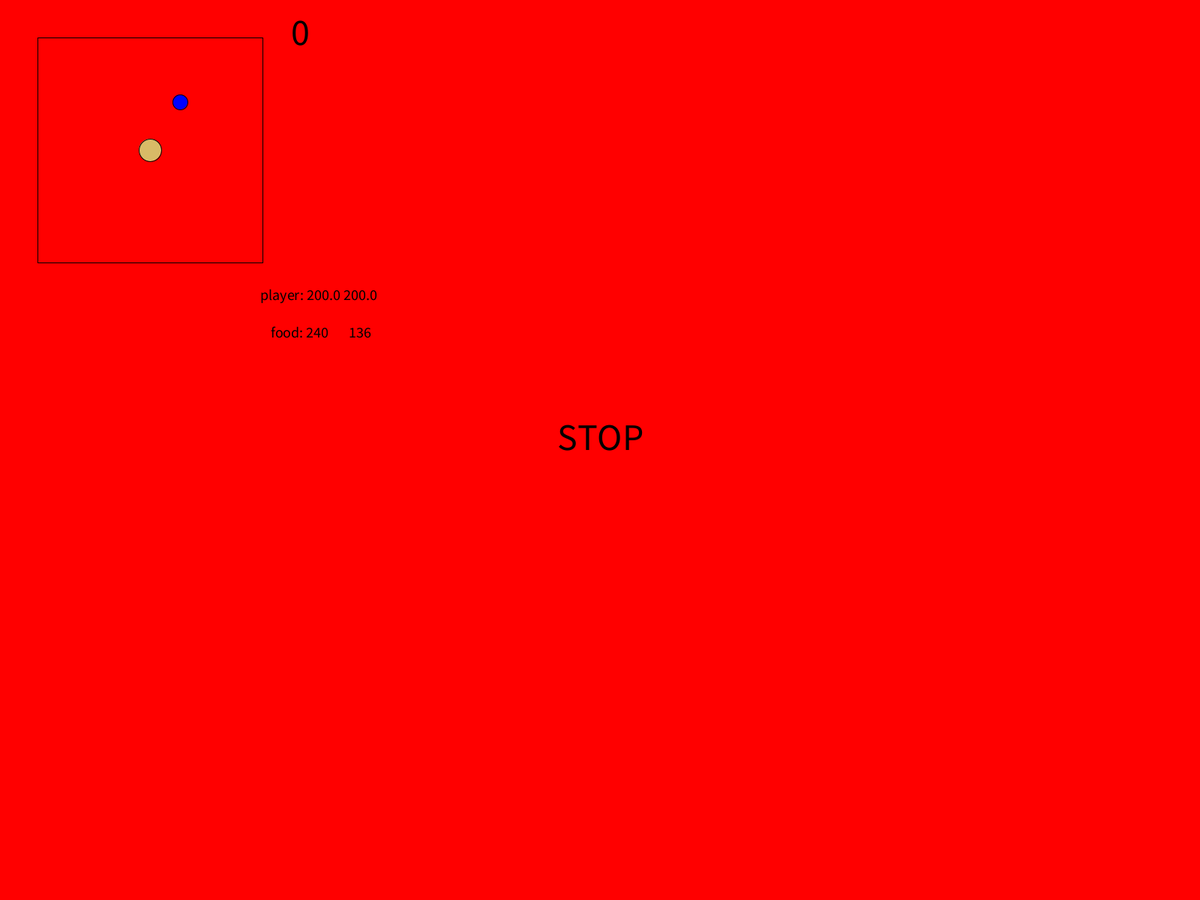
Frame 1 (no input)
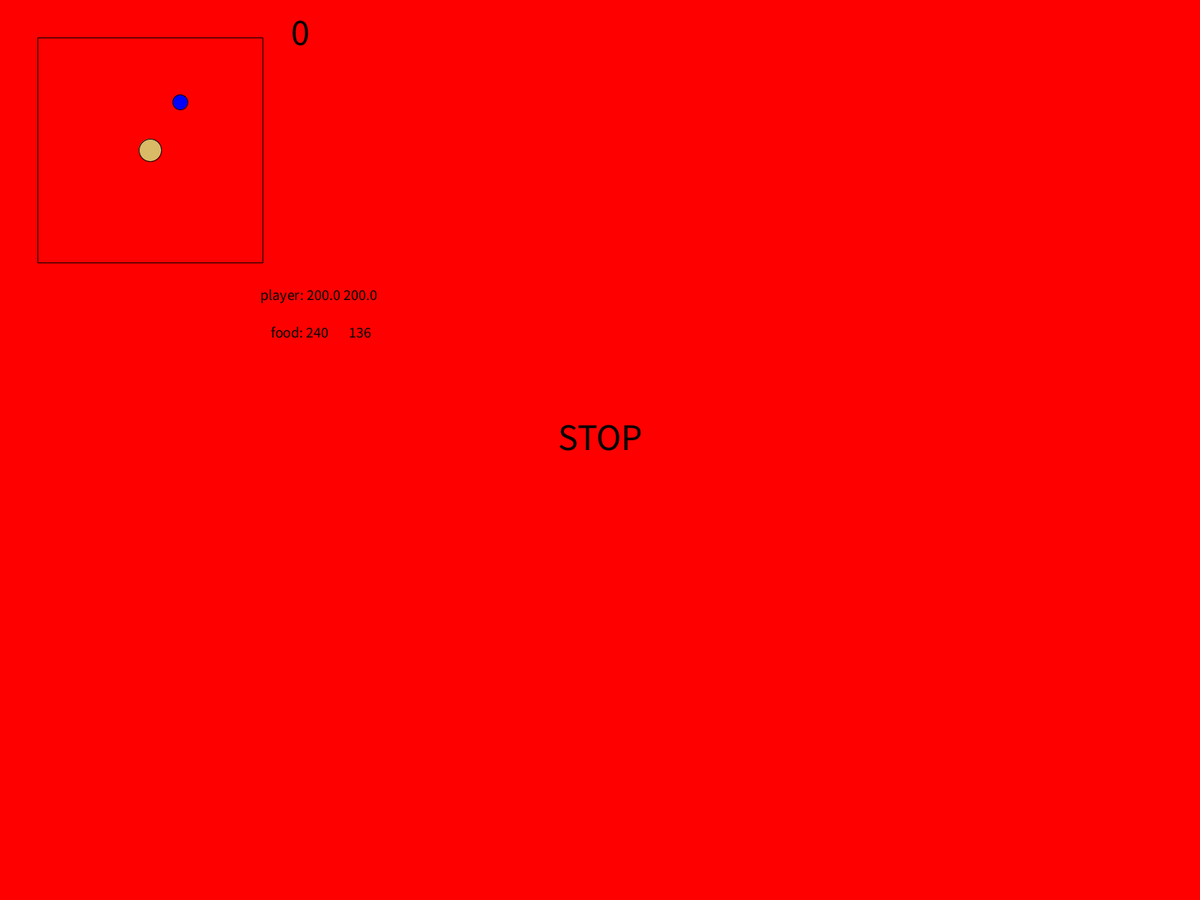
Frame 60 (the mouse pressed at the canvas centre just before this capture)
Frame 120 (the mouse held since frame 60 and released just before this capture): identical to frame 60, image omitted

The Processing sketch that drew these frames (run headless with seeded random() and noise(); from frame 60 on, the mouse is pressed at the canvas centre):

// Processing sketch: Portfolio_2
// ── Portfolio_2.pde
//finished portfolio 2 on 01/10/2023 at 1:57am
//I made some additions for fun (additonal code will be sandwiched with comment *)
//finished additions at 4:39am

boolean stop;
color bColour = color(255, 0, 0);
String write = "STOP";

float box_x = 50;                   // *
float box_y = 50;
float up = box_x+150;
float across = box_y+150;
int score = 0;
boolean food = false;
float food_x;
float food_y;                 // *

void setup() {
  fullScreen();
  stop = true;
}

void draw() {
  textAlign(CENTER);
  textSize(50);
  fill(0);
  background(bColour);
  text(write, width/2, height/2);
  
  if (score <=9 & !(food)) {    // *
    food_x = random(66,336);
    food_y = random(66,336);
    food = true;
  }
  if (food) {
    stroke(0);
    fill(0,0,255);
    ellipse(int(food_x),int(food_y),20,20);
  }
  if (score < 10) {
    fill(0);
    text(str(score), 400, 60);
  }else {
    fill(255,255,255);
    text("congradulations",600,60);
  }
  stroke(0);
  fill(#D8BA67);
  ellipse(across, up, 30, 30);
  line(box_x,box_y,50,350);          //box is 350x350
  line(50,50,350,50);
  line(350,50,350,350);
  line(50,350,350,350);
  if (keyPressed) {                 //does not accept multiple keys pressed at same time
    if (key == 'w' || key == 'W') {
      if (up != 65) {
        up--;
      }
    }else if (key == 's' || key == 'S') {
      if (up != 335) {
        up++;
      }
    }else if (key == 'd' || key == 'D') {
      if (across != 335) {
        across++;
      }
    }else if (key == 'a' || key == 'A') {
      if (across != 65) {
        across--;
      }
    }
  }
  if (food & (dist(across, up, int(food_x), int(food_y)) < 15 + 10) & score < 10) {
    food = false;
    score++;
  }
  textSize(20);
  fill(0);
  text("player: "+str(across),400,400);
  text(str(up),480,400);
  text("food: "+str(int(food_x)),400,450);
  text(str(int(food_y)),480,450);
                                 //*
}

void mouseClicked() {
  if (stop) { //fell into problem here (did not read leacture slides; found solution in slides) kept using if (stop = true) {} <- did not work since no comparison made, i was asigning a variable to true as the conditon to run an if statement. Could have used ==
    bColour = color(0,255,0);
    write = "WALK";
    stop = !stop;
  } else {
    bColour = color(255,0,0);
    write = "STOP";
    stop = !stop;
  }
}
